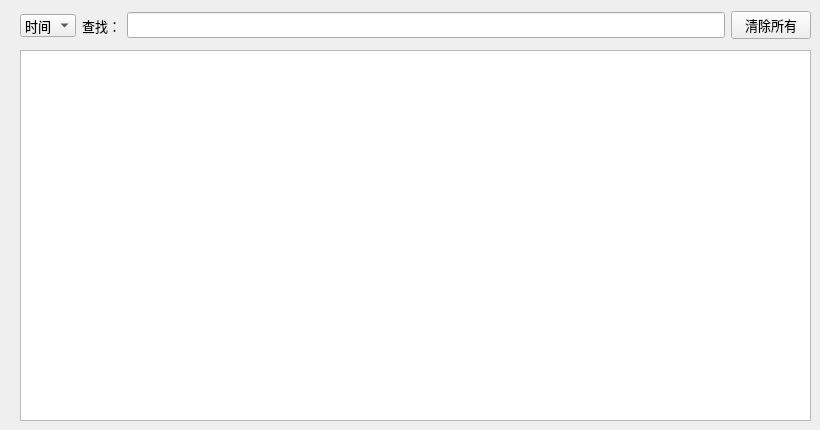
    <widget class="QWidget" name="tabLog">
     <property name="mouseTracking">
      <bool>true</bool>
     </property>
     <property name="statusTip">
      <string>查看旅馆的日志</string>
     </property>
     <attribute name="icon">
      <iconset>
       <normaloff>:/icons/icons/log.png</normaloff>:/icons/icons/log.png</iconset>
     </attribute>
     <attribute name="title">
      <string>查看日志</string>
     </attribute>
     <widget class="QWidget" name="layoutWidget">
      <property name="geometry">
       <rect>
        <x>20</x>
        <y>10</y>
        <width>791</width>
        <height>31</height>
       </rect>
      </property>
      <layout class="QHBoxLayout" name="horizontalLayout_3">
       <item>
        <widget class="QComboBox" name="comboBox3">
         <property name="font">
          <font>
           <pointsize>10</pointsize>
          </font>
         </property>
         <property name="mouseTracking">
          <bool>true</bool>
         </property>
         <item>
          <property name="text">
           <string>时间</string>
          </property>
         </item>
         <item>
          <property name="text">
           <string>内容</string>
          </property>
         </item>
        </widget>
       </item>
       <item>
        <widget class="QLabel" name="label3">
         <property name="font">
          <font>
           <pointsize>10</pointsize>
          </font>
         </property>
         <property name="text">
          <string>查找：</string>
         </property>
        </widget>
       </item>
       <item>
        <widget class="QLineEdit" name="lineEditLog">
         <property name="font">
          <font>
           <family>黑体</family>
           <pointsize>10</pointsize>
          </font>
         </property>
        </widget>
       </item>
       <item>
        <widget class="QPushButton" name="clearButton3">
         <property name="font">
          <font>
           <pointsize>10</pointsize>
          </font>
         </property>
         <property name="mouseTracking">
          <bool>true</bool>
         </property>
         <property name="text">
          <string>清除所有</string>
         </property>
        </widget>
       </item>
      </layout>
     </widget>
     <widget class="QTableView" name="tableLog">
      <property name="geometry">
       <rect>
        <x>20</x>
        <y>50</y>
        <width>791</width>
        <height>371</height>
       </rect>
      </property>
     </widget>
    </widget>
